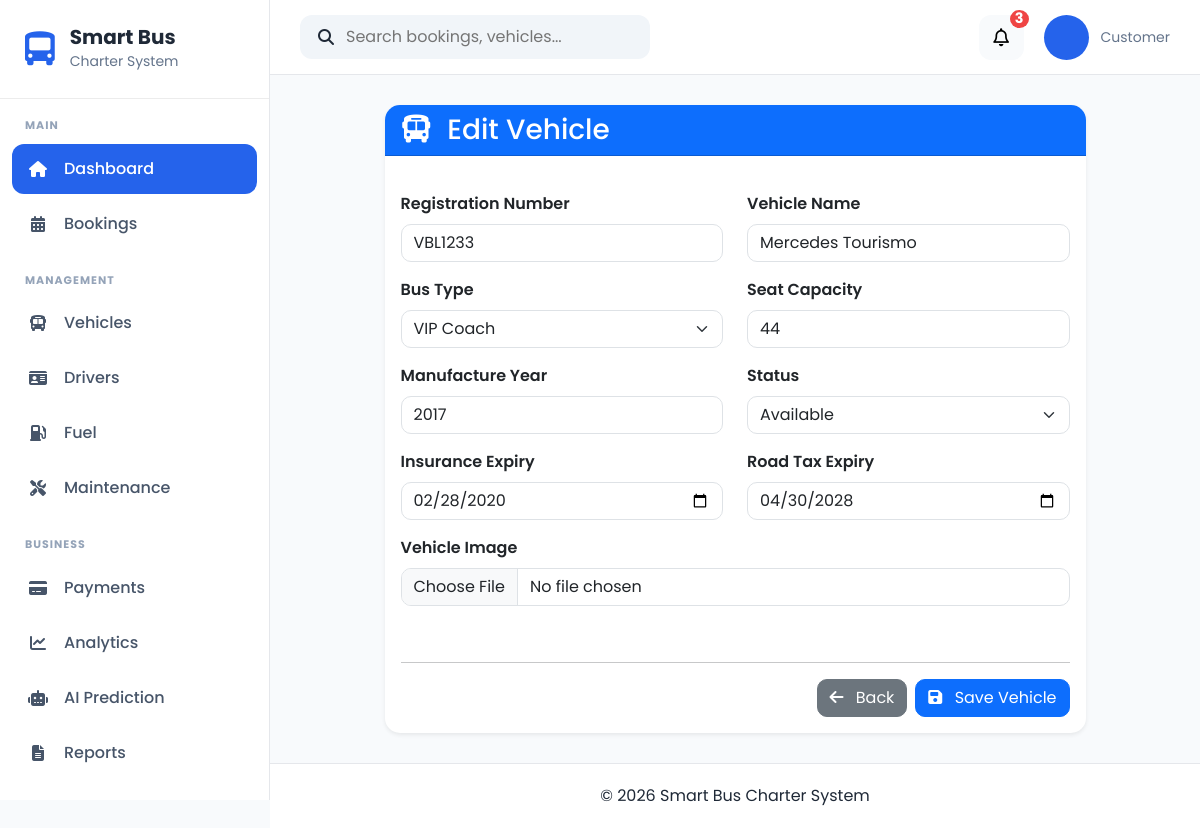
The app's page /vehicles/edit/4/ with its own data.
### apps/vehicles/models.py (models this page shows, shortened)
class Vehicle(models.Model):
    STATUS_CHOICES = [
        ("Available", "Available"),
        ("Booked", "Booked"),
        ("Maintenance", "Maintenance"),
        ("Inactive", "Inactive"),
    ]
    BUS_TYPE_CHOICES = [
        ("Mini Bus", "Mini Bus"),
        ("Standard Bus", "Standard Bus"),
        ("VIP Coach", "VIP Coach"),
    ]
    registration_number = models.CharField(
        max_length=20,
        unique=True
    )
    vehicle_name = models.CharField(
        max_length=100
    )
    bus_type = models.CharField(
        max_length=30,
        choices=BUS_TYPE_CHOICES
    )
    seat_capacity = models.PositiveIntegerField()
    manufacture_year = models.PositiveIntegerField()
    insurance_expiry = models.DateField()
    road_tax_expiry = models.DateField()
    status = models.CharField(
        max_length=20,
        choices=STATUS_CHOICES,
        default="Available"
    )
    image = models.ImageField(
        upload_to="vehicles/",
        blank=True,
        null=True
    )
    created_at = models.DateTimeField(auto_now_add=True)
    updated_at = models.DateTimeField(auto_now=True)

### apps/vehicles/views.py (the view)
# urls.py: path("edit/<int:pk>/", views.vehicle_update, name="vehicle_update"),
def vehicle_update(request, pk):
    vehicle = get_object_or_404(Vehicle, pk=pk)
    if request.method == "POST":
        form = VehicleForm(
            request.POST,
            request.FILES,
            instance=vehicle
        )
        if form.is_valid():
            form.save()
            messages.success(request, "Vehicle updated successfully.")
            return redirect("vehicles:vehicle_list")
    else:
        form = VehicleForm(instance=vehicle)
    return render(request, "vehicles/vehicle_form.html", {
        "form": form,
        "title": "Edit Vehicle"
    })

### templates/vehicles/vehicle_form.html (shortened to what this page needs)
{% extends "crud/base_form.html" %}
{% load static %}
{% block form_title %}
<i class="fas fa-bus me-2"></i>
{{ title }}
{% endblock %}
{% block form_content %}
<form method="POST" enctype="multipart/form-data">
    <div class="row">
        <div class="col-md-6 mb-3">
            <label class="form-label fw-semibold">
                Registration Number
            </label>
            {{ form.registration_number }}
        </div>
        <div class="col-md-6 mb-3">
            <label class="form-label fw-semibold">
                Vehicle Name
            </label>
            {{ form.vehicle_name }}
        </div>
        <div class="col-md-6 mb-3">
            <label class="form-label fw-semibold">
                Bus Type
            </label>
            {{ form.bus_type }}
        </div>
        <div class="col-md-6 mb-3">
            <label class="form-label fw-semibold">
                Seat Capacity
            </label>
            {{ form.seat_capacity }}
        </div>
        <div class="col-md-6 mb-3">
            <label class="form-label fw-semibold">
                Manufacture Year
            </label>
            {{ form.manufacture_year }}
        </div>
        <div class="col-md-6 mb-3">
            <label class="form-label fw-semibold">
                Status
            </label>
            {{ form.status }}
        </div>
        <div class="col-md-6 mb-3">
            <label class="form-label fw-semibold">
                Insurance Expiry
            </label>
            {{ form.insurance_expiry }}
        </div>
        <div class="col-md-6 mb-3">
            <label class="form-label fw-semibold">
                Road Tax Expiry
            </label>
            {{ form.road_tax_expiry }}
        </div>
        <div class="col-12 mb-3">
            <label class="form-label fw-semibold">
                Vehicle Image
            </label>
            {{ form.image }}
        </div>
    </div>
    <hr>
    <div class="d-flex justify-content-end gap-2">
        <a href="{% url 'vehicles:vehicle_list' %}"
           class="btn btn-secondary">
            <i class="fas fa-arrow-left me-2"></i>
            Back
        </a>
        <button type="submit"
                class="btn btn-primary">
            <i class="fas fa-save me-2"></i>
            Save Vehicle
        </button>
    </div>
</form>
{% endblock %}

### static/css/base.css (style rules this page uses)
* { margin:0; padding:0; box-sizing:border-box; font-family:'Poppins',sans-serif; }
body { background:#F8FAFC; color:#1F2937; overflow-x:hidden; }
a { text-decoration:none; }

### static/css/crud.css (style rules this page uses)
.btn { border-radius:10px; }
.form-control, .form-select { border-radius:10px; }

### records on screen
Vehicle: registration_number "VBL1233", vehicle_name "Mercedes Tourismo", bus_type "VIP Coach", seat_capacity "44", manufacture_year "2017", status "Available", insurance_expiry "02/28/2020", road_tax_expiry "04/30/2028"

### other values on screen
{{ title }} "Edit Vehicle"
